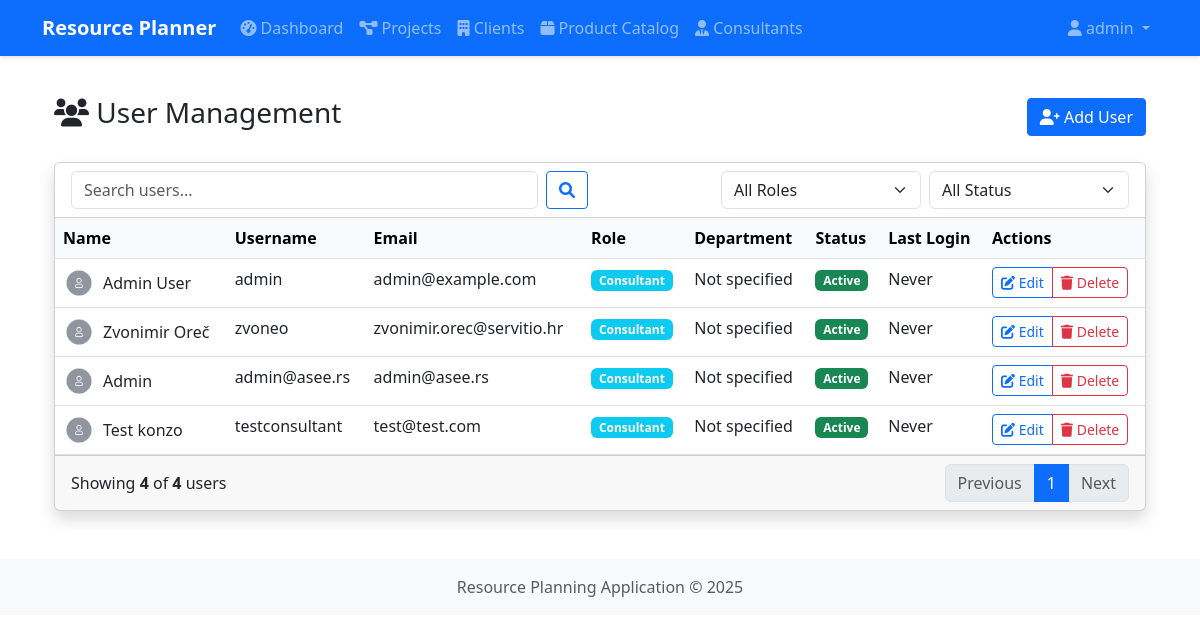
/admin/users (signed in), run on an earlier commit of the app's database.
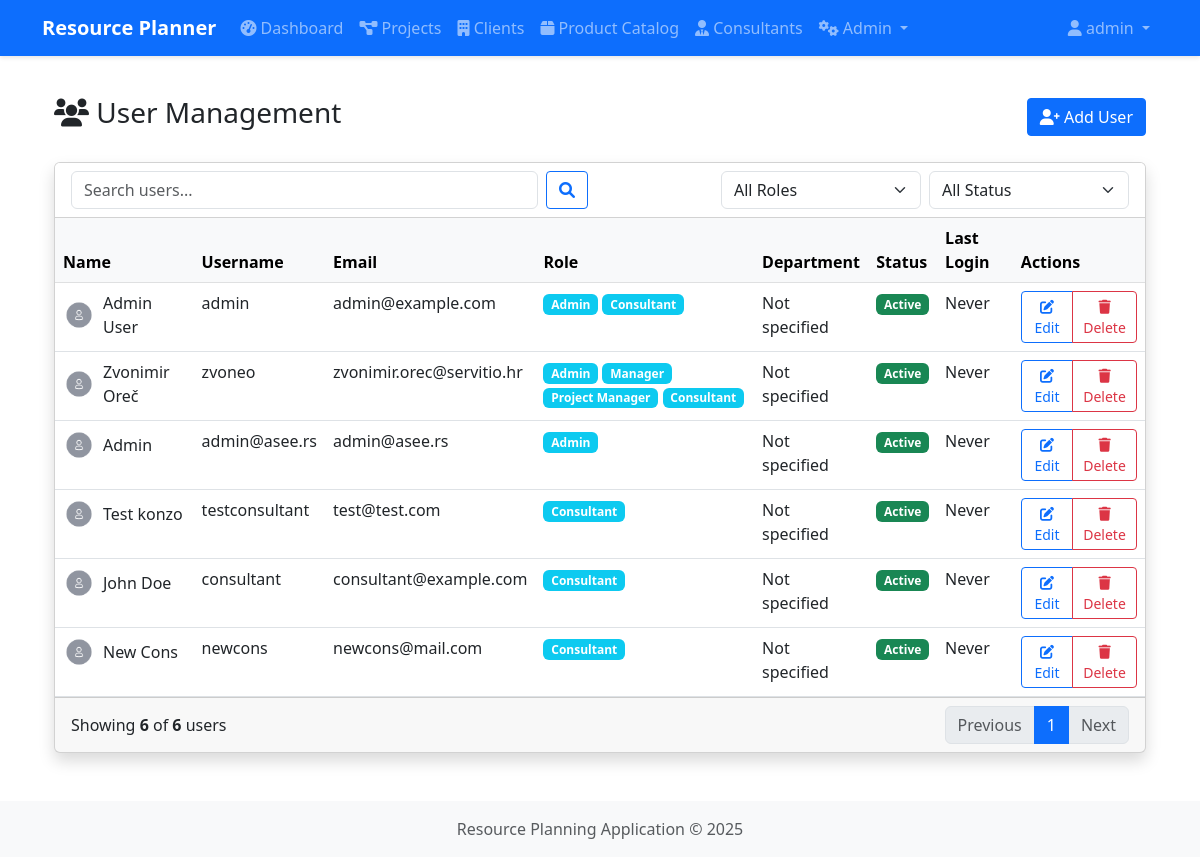
And on a later commit of the database.
### app/models.py (models this page shows, shortened)
class User(db.Model, UserMixin):
    __tablename__ = 'users'
    id = db.Column(db.Integer, primary_key=True)
    username = db.Column(db.String(80), unique=True, nullable=False)
    email = db.Column(db.String(120), unique=True, nullable=False)
    password_hash = db.Column(db.String(128))
    first_name = db.Column(db.String(50))
    last_name = db.Column(db.String(50))
    created_at = db.Column(db.DateTime, default=datetime.utcnow)
    is_active = db.Column(db.Boolean, default=True)
    updated_at = db.Column(db.DateTime, default=datetime.utcnow, onupdate=datetime.utcnow)
    consultants = db.relationship('Consultant', backref='user', lazy=True)
    roles = db.relationship('Role', secondary='user_roles', backref=db.backref('users', lazy=True))

class Role(db.Model):
    __tablename__ = 'roles'
    id = db.Column(db.Integer, primary_key=True)
    name = db.Column(db.String(20), unique=True, nullable=False)
    description = db.Column(db.String(100))

### app/routes/admin.py (the view, shortened to what this page needs)
@admin_bp.route('/users')
@login_required
@admin_required
def users():
    page = request.args.get('page', 1, type=int)
    per_page = 10  # Number of items per page
    search = request.args.get('search', '')
    role_filter = request.args.get('role_filter', '')
    status_filter = request.args.get('status_filter', '')
    query = User.query
    if role_filter:
        query = query.join(User.roles).filter(Role.id == role_filter)
    if status_filter:
        is_active = status_filter == 'active'
        query = query.filter(User.is_active == is_active)
    total_users = query.count()
    users_list = query.paginate(page=page, per_page=per_page, error_out=False)
    roles = Role.query.all()
    total_pages = (total_users + per_page - 1) // per_page  # Ceiling division
    return render_template(
        'admin/users.html',
        users=users_list.items,
        page=page,
        total_pages=total_pages,
        total_users=total_users,
        has_prev=users_list.has_prev,
        has_next=users_list.has_next,
        roles=roles
    )

### app/routes/admin.py (called while the page is built)
def admin_required(f):
    @wraps(f)
    def decorated_function(*args, **kwargs):
        if not current_user.is_authenticated or not (user_has_role(current_user, 'Admin') or current_user.username == 'admin'):
            flash('You do not have permission to access this page.', 'danger')
            return redirect(url_for('main.index'))
        return f(*args, **kwargs)
    return decorated_function

### app/utils.py (called while the page is built)
def user_has_role(user, role_name):
    if not user or not user.is_authenticated:
        return False
    try:
        role = Role.query.filter_by(name=role_name).first()
        if role and role in user.roles:
            return True
        if role:
            result = db.session.execute("""
                SELECT COUNT(*) FROM user_roles
                WHERE user_id = :user_id AND role_id = :role_id
            """, {"user_id": user.id, "role_id": role.id}).scalar()
            return result > 0
    except SQLAlchemyError as e:
        current_app.logger.error(f"Error checking role {role_name} for user {user.username}: {str(e)}")
        if role_name == 'Admin' and user.username == 'admin':
            return True
    return False

### app/templates/admin/users.html (shortened to what this page needs)
{% extends 'base.html' %}
{% block content %}
<div class="container-fluid">
    <div class="d-flex justify-content-between align-items-center mb-4">
        <h1 class="h3"><i class="fas fa-users"></i> User Management</h1>
        <a href="{{ url_for('admin.manage_user') }}" class="btn btn-primary">
            <i class="fas fa-user-plus"></i> Add User
        </a>
    </div>
    <div class="card shadow">
        <div class="card-header bg-white">
            <div class="row align-items-center">
                <div class="col-md-6">
                    <form method="GET" action="{{ url_for('admin.users') }}" class="d-flex">
                        <input type="text" name="search" class="form-control" placeholder="Search users..." value="{{ request.args.get('search', '') }}">
                        <button type="submit" class="btn btn-outline-primary ms-2">
                            <i class="fas fa-search"></i>
                        </button>
                    </form>
                </div>
                <div class="col-md-6">
                    <div class="d-flex justify-content-md-end mt-3 mt-md-0">
                        <select name="role_filter" class="form-select me-2" style="max-width: 200px;" onchange="this.form.submit()">
                            <option value="">All Roles</option>
                        </select>
                        <select name="status_filter" class="form-select" style="max-width: 200px;" onchange="this.form.submit()">
                            <option value="">All Status</option>
                        </select>
                    </div>
                </div>
            </div>
        </div>
        <div class="card-body p-0">
            <div class="table-responsive">
                <table class="table table-hover mb-0">
                    <thead class="table-light">
                        <tr>
                            <th>Name</th>
                            <th>Username</th>
                            <th>Email</th>
                            <th>Role</th>
                            <th>Department</th>
                            <th>Status</th>
                            <th>Last Login</th>
                            <th>Actions</th>
                        </tr>
                    </thead>
                    <tbody>
                        {% for user in users %}
                        <tr>
                            <td>
                                <div class="d-flex align-items-center">
                                    <img src="{{ user.avatar_url or url_for('static', filename='img/default-avatar.png') }}"
                                         alt="Avatar" class="rounded-circle me-2" width="32" height="32">
                                    <div>{{ user.first_name }} {{ user.last_name }}</div>
                                </div>
                            </td>
                            <td>{{ user.username }}</td>
                            <td>{{ user.email }}</td>
                            <td>
                                {% for role in user.roles %}
                                <span class="badge bg-info">{{ role.name }}</span>
                                {% endfor %}
                            </td>
                            <td>{{ user.department or 'Not specified' }}</td>
                            <td>
                                {% if user.is_active %}
                                <span class="badge bg-success">Active</span>
                                {% else %}
                                <span class="badge bg-danger">Inactive</span>
                                {% endif %}
                            </td>
                            <td>{{ user.last_login.strftime('%Y-%m-%d %H:%M') if user.last_login else 'Never' }}</td>
                            <td>
                                <div class="btn-group">
                                    <a href="{{ url_for('admin.manage_user', user_id=user.id) }}" class="btn btn-sm btn-outline-primary">
                                        <i class="fas fa-edit"></i> Edit
                                    </a>
                                    <button type="button" class="btn btn-sm btn-outline-danger delete-user" data-id="{{ user.id }}" data-name="{{ user.username }}">
                                        <i class="fas fa-trash"></i> Delete
                                    </button>
                                </div>
                            </td>
                        </tr>
                        {% endfor %}
                    </tbody>
                </table>
            </div>
        </div>
        <div class="card-footer">
            <div class="d-flex justify-content-between align-items-center">
                <div>
                    Showing <span class="fw-bold">{{ users|length }}</span> of <span class="fw-bold">{{ total_users }}</span> users
                </div>
                <nav aria-label="Page navigation">
                    <ul class="pagination mb-0">
                        <li class="page-item {% if not has_prev %}disabled{% endif %}">
                            <a class="page-link" href="{{ url_for('admin.users', page=page-1, search=request.args.get('search', ''), role_filter=request.args.get('role_filter', ''), status_filter=request.args.get('status_filter', '')) }}">Previous</a>
                        </li>
                        {% for p in range(1, total_pages + 1) %}
                        <li class="page-item {% if p == page %}active{% endif %}">
                            <a class="page-link" href="{{ url_for('admin.users', page=p, search=request.args.get('search', ''), role_filter=request.args.get('role_filter', ''), status_filter=request.args.get('status_filter', '')) }}">{{ p }}</a>
                        </li>
                        {% endfor %}
                        <li class="page-item {% if not has_next %}disabled{% endif %}">
                            <a class="page-link" href="{{ url_for('admin.users', page=page+1, search=request.args.get('search', ''), role_filter=request.args.get('role_filter', ''), status_filter=request.args.get('status_filter', '')) }}">Next</a>
                        </li>
                    </ul>
                </nav>
            </div>
        </div>
    </div>
</div>
{% endblock %}

### app/templates/base.html (shortened to what this page needs)
<!DOCTYPE html>
<html lang="en">
<head>
    <link href="https://cdn.jsdelivr.net/npm/bootstrap@5.3.0-alpha1/dist/css/bootstrap.min.css" rel="stylesheet">
    <link rel="stylesheet" href="https://cdnjs.cloudflare.com/ajax/libs/font-awesome/6.0.0/css/all.min.css">
    <link rel="stylesheet" href="{{ url_for('static', filename='css/style.css') }}">
</head>
<body>
    <nav class="navbar navbar-expand-lg navbar-dark bg-primary">
        <div class="container">
            <a class="navbar-brand" href="{{ url_for('index') }}">Resource Planner</a>
            <div class="collapse navbar-collapse" id="navbarNav">
                {% if current_user.is_authenticated %}
                <ul class="navbar-nav me-auto">
                    <li class="nav-item">
                        <a class="nav-link" href="{{ url_for('admin.dashboard') }}">
                            <i class="fas fa-tachometer-alt"></i> Dashboard
                        </a>
                    </li>
                    <li class="nav-item">
                        <a class="nav-link" href="{{ url_for('projects.list_projects') }}">
                            <i class="fas fa-project-diagram"></i> Projects
                        </a>
                    </li>
                    <li class="nav-item">
                        <a class="nav-link" href="{{ url_for('clients.list_clients') }}">
                            <i class="fas fa-building"></i> Clients
                        </a>
                    </li>
                    <li class="nav-item">
                        <a class="nav-link" href="{{ url_for('catalog.list_products') }}">
                            <i class="fas fa-box"></i> Product Catalog
                        </a>
                    </li>
                    <li class="nav-item">
                        <a class="nav-link" href="{{ url_for('consultants.list_consultants') }}">
                            <i class="fas fa-user-tie"></i> Consultants
                        </a>
                    </li>
                    {% if 'Admin' in current_user.roles|map(attribute='name') or 'Manager' in current_user.roles|map(attribute='name') %}
                    <li class="nav-item dropdown">
                        <a class="nav-link dropdown-toggle" href="#" id="adminDropdown" role="button" data-bs-toggle="dropdown" aria-expanded="false">
                            <i class="fas fa-cogs"></i> Admin
                        </a>
                    </li>
                    {% endif %}
                </ul>
                <ul class="navbar-nav">
                    <li class="nav-item dropdown">
                        <a class="nav-link dropdown-toggle" href="#" id="userDropdown" role="button" data-bs-toggle="dropdown" aria-expanded="false">
                            <i class="fas fa-user"></i> {{ current_user.username }}
                        </a>
                    </li>
                </ul>
                {% endif %}
            </div>
        </div>
    </nav>
    <div class="container mt-4">
        {% block content %}{% endblock %}
    </div>
    <footer class="footer mt-5 py-3 bg-light">
        <div class="container text-center">
            <span class="text-muted">Resource Planning Application &copy; {{ now.year }}</span>
        </div>
    </footer>
</body>
</html>

### app/static/css/style.css (style rules this page uses)
body { min-height: 100vh; display: flex; flex-direction: column; }
.footer { margin-top: auto; }
.card { transition: transform 0.3s ease; box-shadow: 0 4px 6px rgba(0, 0, 0, 0.1); }
.btn { border-radius: 0.25rem; }
.navbar { box-shadow: 0 2px 4px rgba(0, 0, 0, 0.1); }
.navbar-brand { font-weight: bold; }

What changed in the data, as far as the page shows it:
changed User "User": gains Role (name "Admin")
changed User "Zvonimir": gains Role (name "Admin"); gains Role (name "Manager"); gains Role (name "Project Manager")
changed User "admin@asee.rs": gains Role (name "Admin"); loses Role (name "Consultant")
added User: first_name "John", last_name "Doe", username "consultant", email "consultant@example.com", department "Not specified", is_active "Active", last_login "Never", Role (name "Consultant")
added User: first_name "New", last_name "Cons", username "newcons", email "newcons@mail.com", department "Not specified", is_active "Active", last_login "Never", Role (name "Consultant")
Also different on the page:
{{ users|length }}: "4" → "6"
{{ total_users }}: "4" → "6"
text now shown: "Admin"
